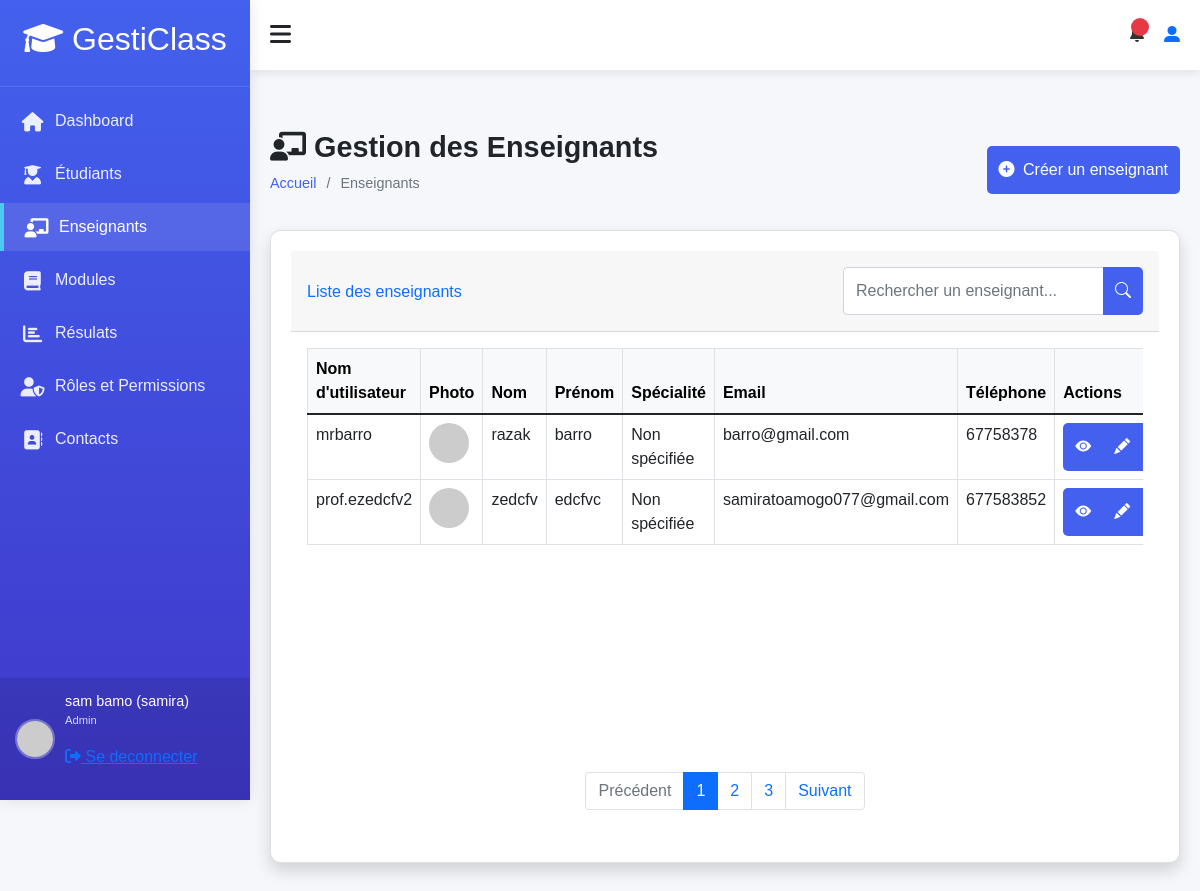
Before: /accounts/teacher/list/ (signed in) with the older database file.
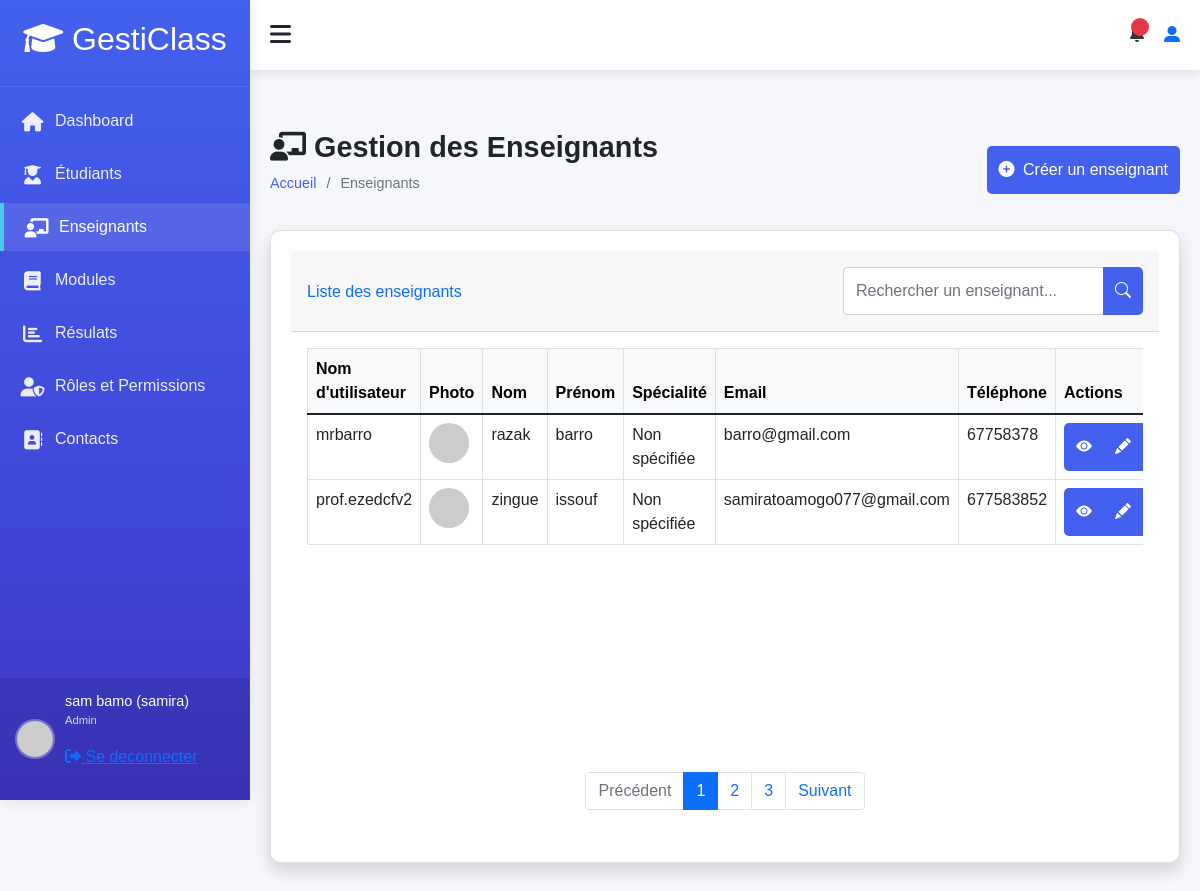
After: the same page with the newer database file.
### accounts/models.py (models this page shows, shortened)
class User(AbstractUser):
    ROLE_CHOICES = (
        ('admin', 'Administrateur'),
        ('teacher', 'Enseignant'),
        ('student', 'Élève'),
    )
    profil = models.CharField(max_length=10, choices=ROLE_CHOICES, default='student')
    phone = models.CharField(max_length=20, blank=True)
    birth_date = models.DateField(null=True, blank=True)
    photo = models.ImageField(upload_to='users/', null=True, blank=True)
    specialty = models.CharField(max_length=100, null=True, blank=True)
    hire_date = models.DateField(null=True, blank=True)
    address = models.TextField(blank=True)
    is_student = models.BooleanField(default=False)
    is_teacher = models.BooleanField(default=False)
    phone_number = models.CharField(max_length=15, blank=True)
    date_of_birth = models.DateField(null=True, blank=True)
    def __str__(self):
        return f"{self.first_name} {self.last_name} ({self.username})"
    def is_teacher(self):
        return self.profil == 'teacher'
    def is_student(self):
        return self.profil == 'student'
    class Meta:
        permissions = [
        ("peut_acceder_module", "Peut acceder au module"),
        ("peut_acceder_aux_eleve", "Peut acceder aux eleves"),
        ("peut_acceder_aux_enseignants", "peut acceder aux enseigants"),
        ("peut_acceder_aux_roles", "peut acceder aux roles"),
        ("peut_acceder_au_student_dashboard", "Peut accéder au tableau de bord étudiant"),
        ("peut_acceder_au_teacher_dashboard", "Peut accéder au tableau de bord enseignant"),
        ("peut_acceder_au_admin_dashboard", "Peut accéder au tableau de bord administrateur"),
        ("can_view_student_list", "Peut voir la liste des étudiants"),
        ("can_view_teacher_list", "Peut voir la liste des enseignants"),
        ("can_view_module_list", "Peut voir la liste des modules"),
        ("can_view_results_list", "Peut voir la liste résultats"),
        ("can_view_module_details", "Peut les details d'un module"),
        ("can_view_student_details", "Peut voir les détails d'un étudiant"),
        ("can_view_teacher_details", "Peut voir les détails d'un enseignant"),
        ("can_view_own_details", "Peut voir ses propres détails"),
        ("cans_view_results", "Peut voir les résultats"),
        ("can_view_own_results", "Peut voir ses propres résultats"),
        ("view_role", "Peut voir les rôles"),
        ("add_role", "Peut ajouter un rôle"),
        ("change_role", "Peut modifier un rôle"),
        ("delete_role", "Peut supprimer un rôle"),
        ("assign_role", "Peut assigner des rôles"),
        ("view_timetable", "Peut voir l'emploi du temps"),
        ("manage_timetable", "Peut gérer l'emploi du temps"),
        ("can_add_teacher", "Peut ajouter un enseignant"),
        ("can_add_student", "Peut ajouter un étudiant"),
        ("can_change_teacher", "Peut modifier un enseignant"),
        ("can_change_student", "Peut modifier un étudiant"),
        ("can_delete_teacher", "Peut supprimer un enseignant"),
        ("can_delete_student", "Peut supprimer un étudiant"),
        ("can_view_schoolinfo", "Peut voir les informations de l'école"),
        ("can_add_schoolinfo", "Peut ajouter les informations de l'école"),
        ("can_change_schoolinfo", "Peut modifier les informations de l'école"),
        ("can_delete_schoolinfo", "Peut supprimer les informations de l'école"),
        ]

### accounts/views.py (the view)
# urls.py: path('teacher/list/', views.list_teachers,
@login_required
@permission_required('accounts.can_view_teacher_list', raise_exception=True)
def list_teachers(request):
    teachers = User.objects.filter(profil='teacher')
    is_admin_user = hasattr(request.user, 'profil') and request.user.profil == 'admin'
    return render(request, 'teachers/list.html', {
        'teachers': teachers,
        'user_type': 'teacher',
        'is_admin': is_admin_user
    })

### accounts/templates/teachers/list.html (shortened to what the changed rows need)
{% extends "models/base.html" %}
{% load static %}
{% block content %}
<div class="content">
    <div class="page-title">
        <div>
            <h2><i class="fas fa-chalkboard-teacher me-2"></i>Gestion des Enseignants</h2>
        </div>
    </div>
    <div class="card shadow mb-4">
        <div class="card-body">
            <div class="table-responsive">
                <table class="table table-bordered table-hover" id="teacherTable" width="100%" cellspacing="0">
                    <thead class="table-light">
                        <tr>
                            <th>Nom d'utilisateur</th>
                            <th>Photo</th>
                            <th>Nom</th>
                            <th>Prénom</th>
                            <th>Spécialité</th>
                            <th>Email</th>
                            <th>Téléphone</th>
                            <th>Actions</th>
                        </tr>
                    </thead>
                    <tbody>
                        {% for teacher in teachers %}
                        <tr>
                            <td>{{ teacher.username }}</td>
                            <td>
                                {% if teacher.photo %}
                                    <img src="{{ teacher.photo.url }}" class="teacher-img rounded-circle" width="40" height="40">
                                {% else %}
                                    <img src="https://via.placeholder.com/40" class="teacher-img rounded-circle">
                                {% endif %}
                            </td>
                            <td>{{ teacher.last_name }}</td>
                            <td>{{ teacher.first_name }}</td>
                            <td>{{ teacher.speciality|default:"Non spécifiée" }}</td>
                            <td>{{ teacher.email }}</td>
                            <td>{{ teacher.phone|default:"Non renseigné" }}</td>
                            <td>
                                <div class="btn-group" role="group">
                                    <a href="{% url 'accounts:teacher_detail' teacher.id %}"
                                       class="btn btn-outline-primary btn-sm"
                                       data-bs-toggle="tooltip"
                                       title="Voir détails">
                                        <i class="bi bi-eye-fill"></i>
                                    </a>
                                    {% if is_admin %}
                                    <a href="{% url 'accounts:update_teacher' teacher.id %}"
                                       class="btn btn-outline-warning btn-sm"
                                       data-bs-toggle="tooltip"
                                       title="Modifier">
                                        <i class="bi bi-pencil-fill"></i>
                                    </a>
                                    {% endif %}
                                </div>
                            </td>
                        </tr>
                        {% endfor %}
                    </tbody>
                </table>
            </div>
        </div>
    </div>
</div>
{% endblock %}

Changed rows visible on the page:
changed User "prof.ezedcfv2": last_name "zedcfv" → "zingue"; first_name "edcfvc" → "issouf"
